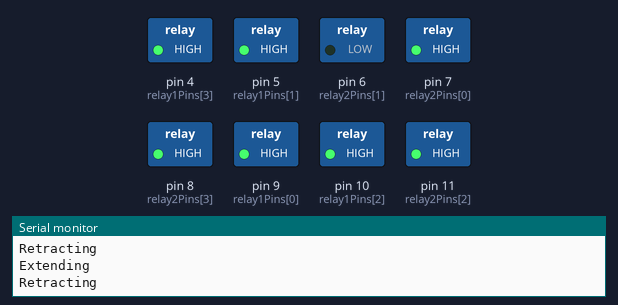
A sketch run on a simulated Arduino Uno, built with avr-gcc and run on an emulated ATmega328P. On the bench: switched loads named in the sketch (green lamp = pin HIGH), the last lines printed to the serial monitor.

Above: at 15.7 s.
At 19.2 s:
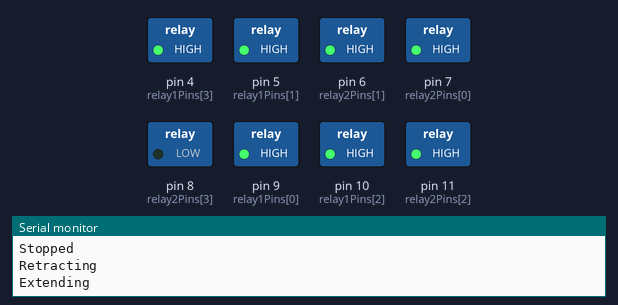
At 21.0 s:
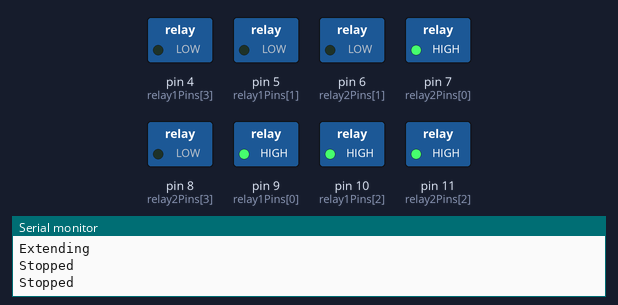
Timing chart, 0 to 24.1 s (numbered marks = the images above):
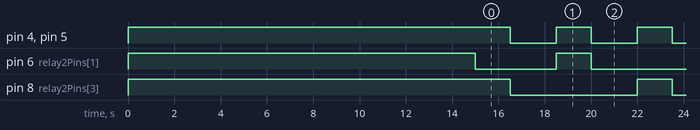

The sketch:

pilot.ino
```cpp
const int numOfActuators = 4;
const int relay1Pins[] = {9, 5, 10, 4};
const int relay2Pins[] = {7, 6, 11, 8};

void setup() {
  //start serial connection
  Serial.begin(9600);

  for (int i = 0; i < numOfActuators; ++i) {
    // initialize each relay pin as an output
    pinMode(relay1Pins[i], OUTPUT);
    pinMode(relay2Pins[i], OUTPUT);

    // set the relay to low
    digitalWrite(relay1Pins[i], LOW);
    digitalWrite(relay2Pins[i], LOW);
  }

  down();
  delay(15000);
}

void extendLinearActuator(int actuatorNum) {
  digitalWrite(relay1Pins[actuatorNum - 1], HIGH);
  digitalWrite(relay2Pins[actuatorNum - 1], LOW);
  Serial.println("Extending");
}

void retractLinearActuator(int actuatorNum) {
  digitalWrite(relay1Pins[actuatorNum - 1], HIGH);
  digitalWrite(relay2Pins[actuatorNum - 1], HIGH);
  Serial.println("Retracting");
}

void stopLinearActuator(int actuatorNum) {
  digitalWrite(relay1Pins[actuatorNum - 1], LOW);
  digitalWrite(relay2Pins[actuatorNum - 1], LOW);
  Serial.println("Stopped");
}

void up() {
  extendLinearActuator(1);
  extendLinearActuator(2);
  extendLinearActuator(3);
  extendLinearActuator(4);
}

void down() {
  retractLinearActuator(1);
  retractLinearActuator(2);
  retractLinearActuator(3);
  retractLinearActuator(4);
}

void stopAll() {
  stopLinearActuator(1);
  stopLinearActuator(2);
  stopLinearActuator(3);
  stopLinearActuator(4);
}

void oscillate(int duration) {
  int startTime = millis();
  up();
  while(millis() <= startTime + duration) {
    // Wait
  }
  startTime = millis();
  down();
  while(millis() <= startTime + duration) {
    // Wait
  }
  stopAll();
}

void rockChair(int duration, int count, bool infinite) {
  for (int i = 0; i < count; ++i) {
    // Left up
    extendLinearActuator(1);
    extendLinearActuator(2);
    retractLinearActuator(3);
    retractLinearActuator(4);

    delay(duration);

    // Right up
    retractLinearActuator(1);
    retractLinearActuator(2);
    extendLinearActuator(3);
    extendLinearActuator(4);

    delay(duration);

    if (infinite) {
      i -= 1;
    }
  }
}

void takeSerialInput() {
  while (Serial.available() == 0) {
    // Wait for user input
  }
  String input = Serial.readString();
  int actuatorNum = input.substring(0, 1).toInt();
  String mode = input.substring(1);
  Serial.println(String(actuatorNum) + " : " + mode);
  if (actuatorNum >= 1 && actuatorNum <= numOfActuators &&
    (mode == String("u\n") || mode == String("d\n") || mode == String("s\n"))) {
    // int actuatorNum = 1;
    if (mode == String("u\n")) {
      stopLinearActuator(actuatorNum);
      extendLinearActuator(actuatorNum);
    } else if (mode == String("d\n")) {
      stopLinearActuator(actuatorNum);
      retractLinearActuator(actuatorNum);
    } else if (mode == String("s\n")) {
      Serial.println("Stopping");
      stopLinearActuator(actuatorNum);
    }
  }
}

void takeSerialInput2() {
  while (Serial.available() == 0) {
    // Wait for user input
  }
  String input = Serial.readString();
  int pinNum = input.substring(1).toInt();
  String mode = input.substring(0, 1);

//  Serial.println(String(pinNum) + " : " + mode);

  if (mode == String("u")) {
    Serial.println(String(pinNum) + " going up.");
    digitalWrite(pinNum, HIGH);
  } else if (mode == String("d")) {
    Serial.println(String(pinNum) + " going down.");
    digitalWrite(pinNum, LOW);
  }
}

void callibrate() {
  retractLinearActuator(1);
  retractLinearActuator(2);
  retractLinearActuator(3);
  retractLinearActuator(4);

  delay(10000);

  stopLinearActuator(1);
  stopLinearActuator(2);
  stopLinearActuator(3);
  stopLinearActuator(4);

  delay(5000);
}

void controlledRockChair(int rockDuration, int intervalDuration) {
  // Left up
  extendLinearActuator(2);
  retractLinearActuator(4);
  delay(rockDuration);

  stopLinearActuator(2);
  stopLinearActuator(4);
  delay(intervalDuration);

  // Right up
  retractLinearActuator(2);
  extendLinearActuator(4);
  delay(rockDuration);

  stopLinearActuator(2);
  stopLinearActuator(4);
  delay(intervalDuration);
}

void pilot() {
  down();
  delay(15000);
  rockChair(3000, 5, true);
}

void loop() {
//  takeSerialInput2();
//  oscillate(3000);
//  rockChair(3000, 5, true);
//  callibrate();

//  pilot();
  controlledRockChair(1500, 2000);
}
```

Measured:
- by itself, pin 4 (relay1Pins[3]), pin 5 (relay1Pins[1]): alternates HIGH for 1.5 s and LOW for 2.0 s
- by itself, pin 6 (relay2Pins[1]): repeats every 7.0 s: HIGH 1.5 s, LOW 5.5 s
- by itself, pin 8 (relay2Pins[3]): alternates HIGH for 1.5 s and LOW for 5.5 s
